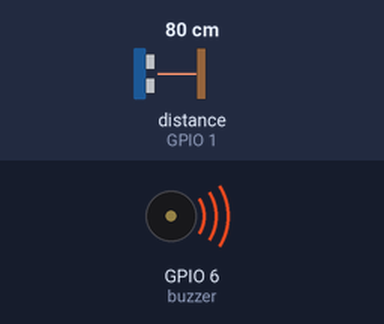
The program below on a simulated ESP32 board running MicroPython. Parts: buzzer (waves = sounding). The inputs (shaded band) are chosen by the test bench; at power-on: distance to the obstacle (sensor on GPIO 1) 80 cm. The echo pulse lasts 58.3 µs per cm; what the program prints to the serial console is not drawn.

Above: at 1.2 s.
1.3 s: distance to the obstacle (sensor on GPIO 1) set to 34 cm
2.8 s: distance to the obstacle (sensor on GPIO 1) set to 30 cm
At 3.1 s:
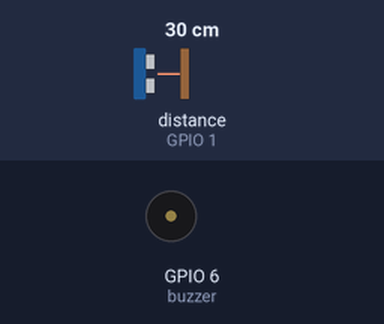
5.8 s: distance to the obstacle (sensor on GPIO 1) set to 35 cm
At 6.6 s:
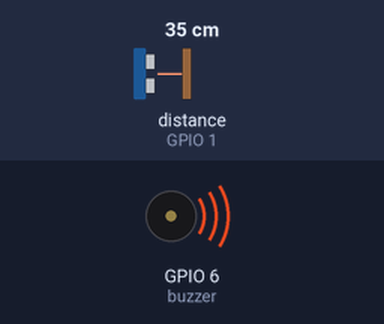
7.3 s: distance to the obstacle (sensor on GPIO 1) set to 4 cm
At 7.7 s:
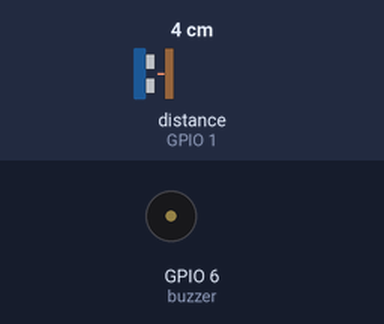
Timing chart, 0 to 11.3 s (numbered marks = the images above; inputs shaded):
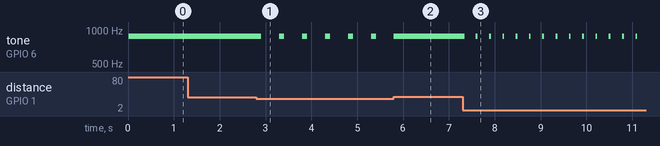

The program:

distance_alarm_classes.py
```python
import machine
import time
from machine import Pin, PWM, Timer


# ==================================================
# 1. 초음파 센서 클래스
# 역할: 초음파 센서로 거리를 측정한다.
# ==================================================
class UltrasonicSensor:
    def __init__(self, trigger_pin, echo_pin):
        # self.trigger와 self.echo는 이 센서 객체가 기억하는 핀이다.
        self.trigger = Pin(trigger_pin, mode=Pin.OUT, pull=None)
        self.echo = Pin(echo_pin, mode=Pin.IN, pull=None)
        self.trigger.value(0)

    def get_distance_cm(self):
        # 초음파 발사 준비
        self.trigger.value(0)
        time.sleep_us(5)

        # 초음파 발사
        self.trigger.value(1)
        time.sleep_us(10)
        self.trigger.value(0)

        # 에코 핀이 HIGH인 시간 측정
        pulse_time = machine.time_pulse_us(self.echo, 1, 30000)

        # 측정 실패 시 0 반환
        if pulse_time <= 0:
            return 0

        # 왕복 시간을 편도 거리로 변환
        distance_cm = (pulse_time / 2) / 29.1

        # 유효한 거리만 반환
        if 2 <= distance_cm <= 200:
            return distance_cm

        return 0


# ==================================================
# 2. 부저 클래스
# 역할: PWM 음량을 설정하고 소리를 켜거나 끈다.
# ==================================================
class Buzzer:
    DUTY_TABLE = [
        10, 12, 13, 15, 18,
        20, 24, 27, 31, 36,
        42, 48, 55, 64, 73,
        85, 98, 113, 130, 150
    ]

    def __init__(self, pin, freq=880):
        self.pwm = PWM(Pin(pin), freq=freq, duty=0)

    def set_level(self, level):
        # level 1~20을 실제 PWM duty 값으로 변환
        level = max(1, min(len(self.DUTY_TABLE), int(level)))
        self.pwm.duty(self.DUTY_TABLE[level - 1])

    def on(self, level):
        # 지정한 음량으로 부저 켜기
        self.set_level(level)

    def off(self):
        # 부저 끄기
        self.pwm.duty(0)

    def deinit(self):
        # PWM 자원 정리
        self.pwm.duty(0)
        self.pwm.deinit()


# ==================================================
# 3. 거리 알람 클래스
# 역할: 거리 단계를 계산하고 삑삑 패턴을 결정한다.
# ==================================================
class DistanceAlarm:
    def __init__(self, buzzer):
        self.buzzer = buzzer

        # 거리 설정
        self.NEAR_CM = 5
        self.FAR_CM = 40
        self.LEVELS = 20

        # 현재 상태
        self.level = 10
        self.phase = 0
        self.beep_on = False

    def distance_level(self, cm):
        # 가까울수록 높은 단계가 되도록 계산
        level = (
            (self.FAR_CM - cm) * self.LEVELS
            // (self.FAR_CM - self.NEAR_CM)
            + 1
        )

        return max(1, min(self.LEVELS, int(level)))

    def update_distance(self, cm):
        # 유효한 거리일 때만 현재 단계 변경
        if cm != 0:
            self.level = self.distance_level(cm)

    def update_pattern(self):
        # 원래 코드의 10ms 패턴 제어 로직
        if self.level <= 5:
            # 단계가 낮으면 연속음
            self.beep_on = True
            self.phase = 0
        else:
            # 가까울수록 켜짐 시간은 짧아지고 반복 속도는 빨라진다.
            self.phase += 10

            on_time = 40 + (20 - self.level) * 5
            off_time = 250 + (20 - self.level) * 10

            if self.phase < on_time:
                self.beep_on = True
            elif self.phase < on_time + off_time:
                self.beep_on = False
            else:
                self.phase = 0
                self.beep_on = True

        # 결정한 상태를 부저에 전달
        if self.beep_on:
            self.buzzer.on(self.level)
        else:
            self.buzzer.off()


# ==================================================
# 4. 타이머 인터럽트
# 역할: 1ms마다 플래그를 설정한다.
# ==================================================
ms = 0
flag_10 = False
flag_50 = False
flag_500 = False


def tick(t):
    global ms, flag_10, flag_50, flag_500

    ms += 1

    if ms % 10 == 0:
        flag_10 = True

    if ms % 50 == 0:
        flag_50 = True

    if ms % 500 == 0:
        flag_500 = True


# ==================================================
# 5. 객체 생성
# 클래스에 적힌 설계도를 바탕으로 실제 객체를 만든다.
# ==================================================
sensor = UltrasonicSensor(17, 1)
buzzer = Buzzer(6, freq=880)
alarm = DistanceAlarm(buzzer)

cm = 0
look_gap = 0
last_look = 0

tmr = Timer(0)
tmr.init(period=1, mode=Timer.PERIODIC, callback=tick)


# ==================================================
# 6. 메인 실행부
# 역할: 주기에 맞춰 센서와 알람 객체를 연결한다.
# ==================================================
try:
    while True:

        # 10ms마다 알람 패턴 갱신
        if flag_10:
            flag_10 = False
            alarm.update_pattern()

        # 50ms마다 거리 측정
        if flag_50:
            flag_50 = False

            cm = sensor.get_distance_cm()
            alarm.update_distance(cm)

            look_gap = ms - last_look
            last_look = ms

        # 500ms마다 상태 출력
        if flag_500:
            flag_500 = False

            duty = buzzer.DUTY_TABLE[alarm.level - 1]

            print(
                "거리", int(cm), "cm",
                "-> 단계", alarm.level,
                "-> duty", duty,
                "| 센서 측정 간격", look_gap, "ms"
            )

except KeyboardInterrupt:
    pass

finally:
    tmr.deinit()
    buzzer.deinit()
```

Measured:
- the behaviour switches between 32 and 31 cm on distance to the obstacle (sensor on GPIO 1) (found by bisection; images 0 and 1)
- after the input at 1.3 s, every drawn part: stays the same
- after the input at 2.8 s, tone on GPIO 6 (buzzer): alternates 880 Hz for 0.11 s and silent for 0.39 s, starting after 0.11 s
- after the input at 5.8 s, tone on GPIO 6 (buzzer): goes on until 5.8 s, then stays 880 Hz
- after the input at 7.3 s, tone on GPIO 6 (buzzer): alternates 880 Hz for 0.04 s and silent for 0.25 s, starting at once
